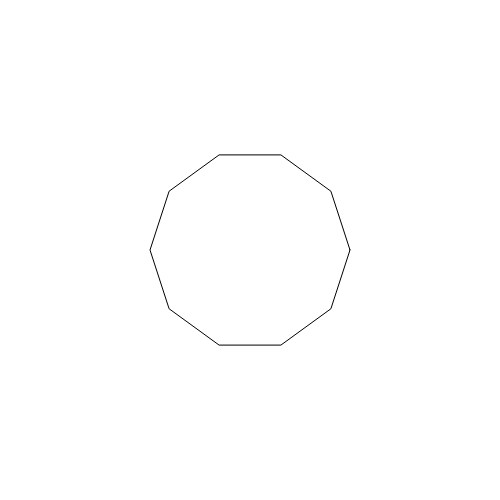
Frame 1 (no input)
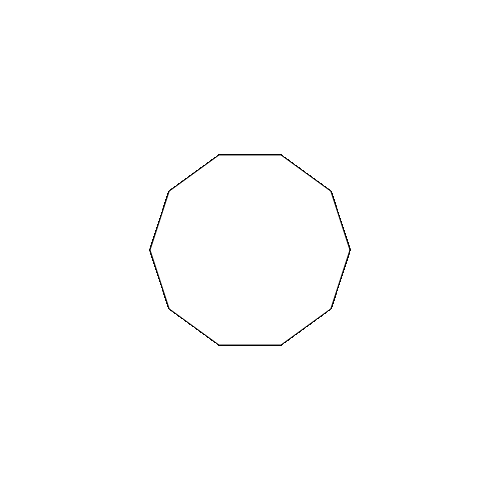
Frame 60 (no input)
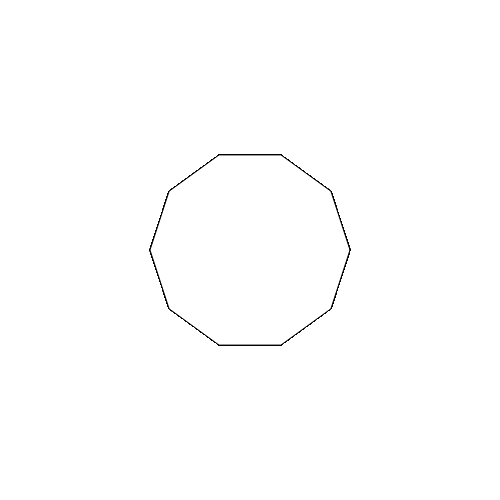
Frame 120 (the mouse pressed at the canvas centre since frame 60)

The p5.js sketch that drew these frames (run headless with seeded random() and noise() and a simulated clock; from frame 60 on, the mouse is pressed at the canvas centre):

// p5.js sketch
// ── sketch.js
function setup() {
  createCanvas(500, 500);
}

function draw() { 
  translate(width/2, height/2); 
  beginShape(); 
  for(let i = 0; i < 10; i++) { 
    const x = cos(radians(i * 36)) * 100;
    const y = sin(radians(i * 36)) * 100; 
    vertex(x, y); 
  }
  endShape(CLOSE);
  
}
